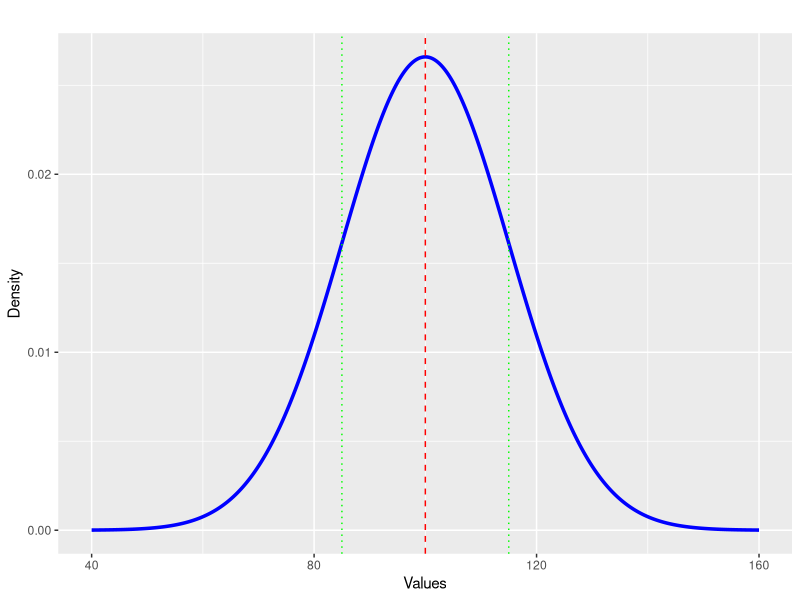
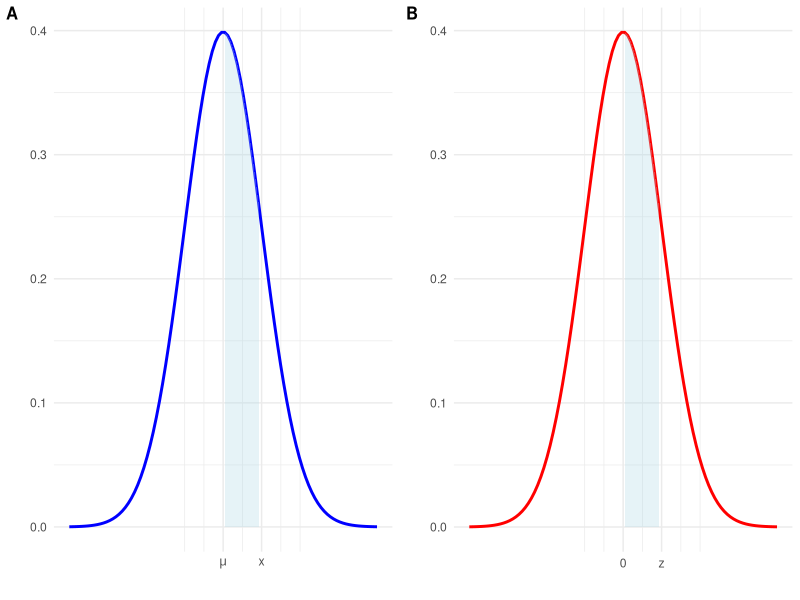

Write R code to recreate these figures, in order. (Note: this script raises an error after producing the figures.)
## ---- chunk 1
library(ggplot2)
mean <- 100
sd <- 15
x <- seq(mean - 4*sd, mean + 4*sd, by = 0.1)
y <- dnorm(x, mean = mean, sd = sd)
ggplot(data.frame(x, y), aes(x = x, y = y)) +
  geom_line(color = "blue", size = 1.2) +
  geom_vline(xintercept = mean, color = "red", linetype = "dashed") + geom_vline(xintercept = mean + sd, color = "green", linetype = "dotted") +  geom_vline(xintercept = mean - sd, color = "green", linetype = "dotted") +  labs(title = "", x = "Values", y = "Density")
## ---- chunk 2
# Load necessary libraries
library(ggplot2)
library(cowplot)

# Define standard deviation and mean
mu <- 2
sd <- 1

# Create a data frame for the first plot (normal distribution centered at mu)
x_vals <- seq(mu - 4 * sd, mu + 4 * sd, length.out = 100)
dist1 <- dnorm(x_vals, mean = mu, sd = sd)
data1 <- data.frame(x = x_vals, y = dist1)

# Create a data frame for the second plot (normal distribution centered at 0)
x_vals2 <- seq(-4 * sd, 4 * sd, length.out = 100)
dist2 <- dnorm(x_vals2, mean = 0, sd = sd)
data2 <- data.frame(x = x_vals2, y = dist2)

# First plot: Normal distribution with mean mu
plot1 <- ggplot(data1, aes(x = x, y = y)) +
  geom_line(color = "blue", size = 1) +             # Plot the line
  geom_ribbon(data = subset(data1, x >= mu & x <= mu + sd), aes(ymin = 0, ymax = y), fill = "lightblue", alpha = 0.3) + # Fill light blue from mu to 1 SD
  labs(x = "", y = "") +
  scale_x_continuous(breaks = c(mu, mu + sd), labels = c(expression(mu), "x")) + # Label x-axis with mu and x at mu + 1 SD
  theme_minimal() +
  theme(
    axis.title.x = element_text(size = 14),
    axis.title.y = element_text(size = 14)
  )

# Second plot: Normal distribution with mean 0
plot2 <- ggplot(data2, aes(x = x, y = y)) +
  geom_line(color = "red", size = 1) +              # Plot the line
  geom_ribbon(data = subset(data2, x >= 0 & x <= 0 + sd), aes(ymin = 0, ymax = y), fill = "lightblue", alpha = 0.3) + # Fill light blue from 0 to 1 SD
  labs(x = "", y = "") +
  scale_x_continuous(breaks = c(0, 0 + sd), labels = c("0", "z")) + # Label x-axis with 0 and z at 1 SD
  theme_minimal() +
  theme(
    axis.title.x = element_text(size = 14),
    axis.title.y = element_text(size = 14)
  )

# Combine the two plots side by side
combined_plot <- plot_grid(plot1, plot2, labels = c("A", "B"), label_size = 12)

# Display the combined plot
print(combined_plot)

## ---- chunk 3
cat("$$t = \\frac{\\bar{X_1} - \\bar{X_2}}{\\sqrt{\\frac{s_1^2}{n_1} + \\frac{s_2^2}{n_2}}}$$")

## ---- chunk 4
cat("$$t = \\frac{\\bar{D}}{\\frac{s_D}{\\sqrt{n}}}$$")
## ---- chunk 5
cat("$$z = \\frac{\\bar{X} - \\mu}{\\frac{\\sigma}{\\sqrt{n}}}$$")
## ---- chunk 6
cat("$$F = \\frac{MST}{MSE}$$")
## ---- chunk 7
cat("$$r = \\frac{\\sum (x_i - \\bar{x})(y_i - \\bar{y})}{\\sqrt{\\sum (x_i - \\bar{x})^2 \\sum (y_i - \\bar{y})^2}}$$")
## ---- chunk 8
knitr::include_graphics("figs/fisher.png")
## ---- chunk 9
library(ggplot2)
library(dplyr)

# Create a data frame for the standard normal distribution
df <- data.frame(x = seq(-4, 4, length.out = 1000))
df$y <- dnorm(df$x)

# Plot 1: P(X < z)
z1 <- 1  # Example Z-score
p1 <- ggplot(df, aes(x = x, y = y)) +
  geom_line() +
  geom_area(data = subset(df, x < z1), aes(x = x, y = y), fill = "blue", alpha = 0.3) +
  geom_vline(xintercept = z1, linetype = "dashed", color = "red") +
  labs(title = "P(X < z)", x = "Z-score", y = "Density") +
  theme_minimal()

# Plot 2: P(X > z)
z2 <- 1  # Example Z-score
p2 <- ggplot(df, aes(x = x, y = y)) +
  geom_line() +
  geom_area(data = subset(df, x > z2), aes(x = x, y = y), fill = "blue", alpha = 0.3) +
  geom_vline(xintercept = z2, linetype = "dashed", color = "red") +
  labs(title = "P(X > z)", x = "Z-score", y = "Density") +
  theme_minimal()

# Plot 3: P(z1 < X < z2)
z1 <- -1  # Example Z-score 1
z2 <- 1    # Example Z-score 2
p3 <- ggplot(df, aes(x = x, y = y)) +
  geom_line() +
  geom_area(data = subset(df, x > z1 & x < z2), aes(x = x, y = y), fill = "blue", alpha = 0.3) +
  geom_vline(xintercept = c(z1, z2), linetype = "dashed", color = "red") +
  labs(title = "P(z1 < X < z2)", x = "Z-score", y = "Density") +
  theme_minimal()

# Arrange the plots in a grid
library(gridExtra)
grid.arrange(p1, p2, p3, ncol = 1)
## ---- chunk 10
# Load necessary libraries
library(ggplot2)

# Given values
mean_lifespan <- 15.7
sd_lifespan <- 1.6
age_allison_cat <- 18

# Define the Z-score
z_score <- (age_allison_cat - mean_lifespan) / sd_lifespan

# Generate a sequence of x-values (ages) covering the normal distribution
x_values <- seq(mean_lifespan - 4 * sd_lifespan, mean_lifespan + 4 * sd_lifespan, length = 1000)

# Calculate the density for each x-value
density <- dnorm(x_values, mean = mean_lifespan, sd = sd_lifespan)

# Create a data frame for ggplot
df <- data.frame(x = x_values, density = density)

# Define the critical Z-score for shading
shade_df <- df[df$x >= age_allison_cat, ]

# Plot the normal distribution with the shaded area for P(X > 18)
ggplot(df, aes(x = x, y = density)) +
  geom_line(color = "blue", size = 1) +  # Plot the normal distribution
  geom_area(data = shade_df, aes(x = x, y = density), fill = "red", alpha = 0.4) +  # Shade the area P(X > 18)
  geom_vline(xintercept = age_allison_cat, linetype = "dashed", color = "black") +  # Add a dashed line at Allison's cat's age
  labs(title = "Probability of a Cat Living to be as Old as Allison's Cat",
       subtitle = paste0("Mean = 15.7, SD = 1.6, Age = ", age_allison_cat),
       x = "Cat's Age",
       y = "Density") +
  theme_minimal()
## ---- chunk 11
# Given values
mean_lifespan <- 15.7
sd_lifespan <- 1.6
age_allison_cat <- 18
# Calculate Z-score
z_score <- (age_allison_cat - mean_lifespan) / sd_lifespan
# Find the probability that a cat lives longer than 18 years
probability <- 1 - pnorm(z_score)
probability
## ---- chunk 12
# Given values
mean_lifespan <- 15.7
sd_lifespan <- 1.6
age_allison_cat <- 18
# Calculate Z-score
z_score <- (age_allison_cat - mean_lifespan) / sd_lifespan
# Find the probability that a cat lives longer than 18 years
probability <- 1 - pnorm(z_score)
probability
